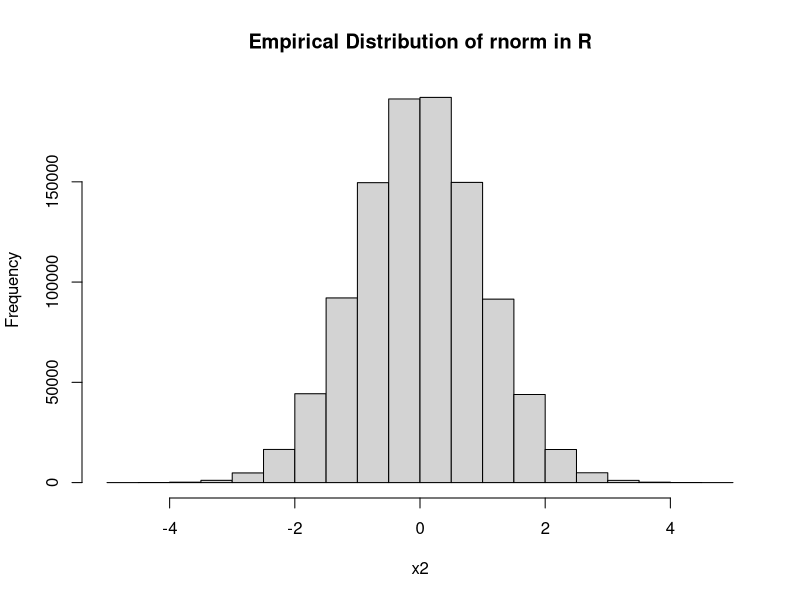
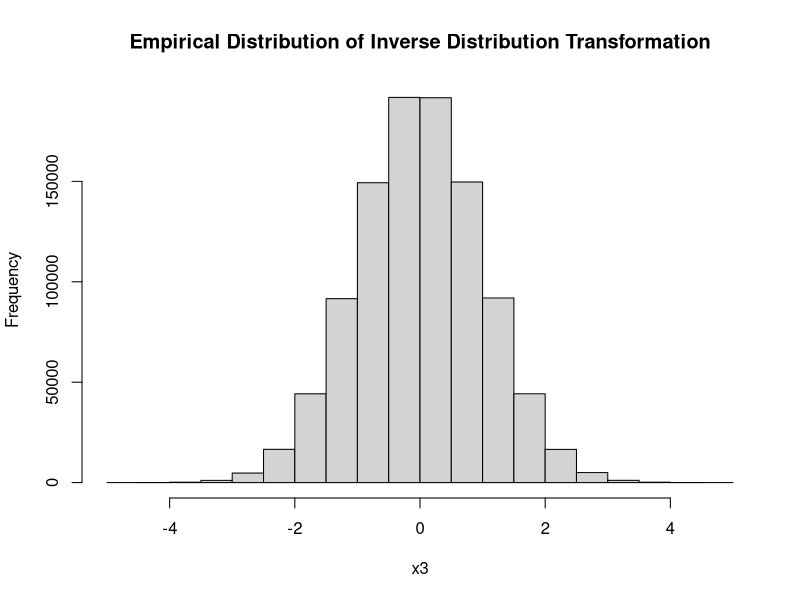
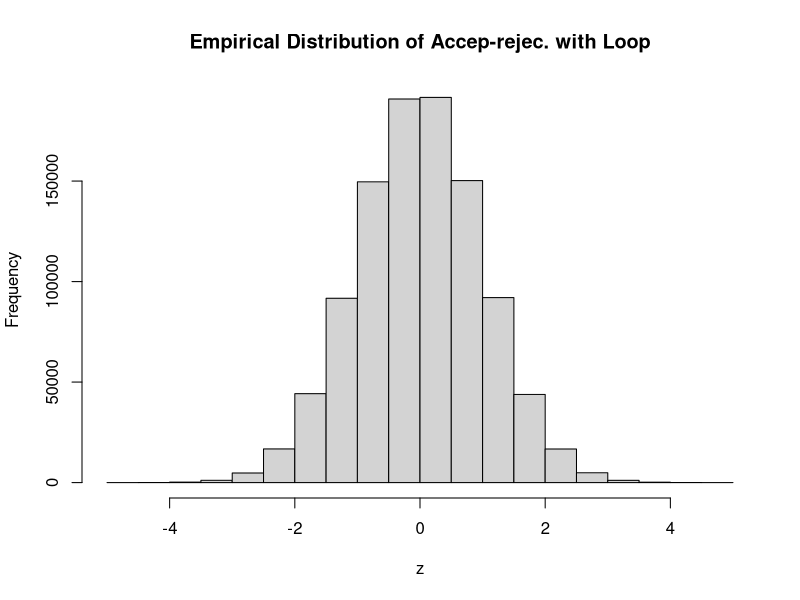
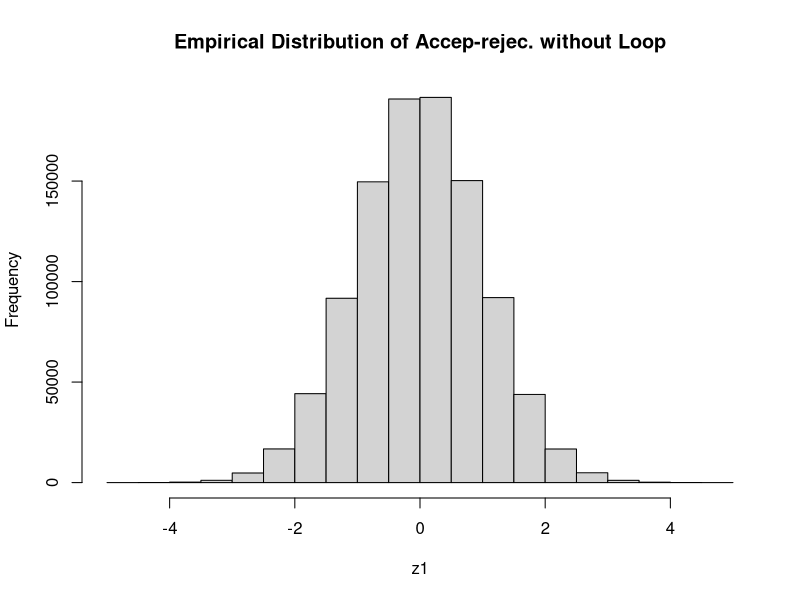

Write the R code that produced these figures, in order.
#compare 'runif', 'rnorm',inverse normal, accept-reject, Box-Muller normal random number generators
library(pracma)
n<-10^6

#runif
tic()
x1<-runif(n)
toc()

#rnorm
tic()
x2<-rnorm(n)
toc()
hist(x2,main="Empirical Distribution of rnorm in R")

#inverse normal
tic()
x3<-qnorm(x1)
toc()
dev.new()
hist(x3, main="Empirical Distribution of Inverse Distribution Transformation")

#accept-rejection method

N<-ceiling(n/0.76*1.1)
x<-runif(N)
w<-runif(N)
v<-runif(n)
y<--log(x)

#if you use for loop
tic()
z<-numeric(n)
k<-1
i=1
while (k<(n+1)){
 if (w[i]<=exp(-(y[i]-1)^2/2)) {
	z[k]<-y[i]
 	k<-k+1} 
 i<-i+1
}
z<-sign(v-0.5)*z
toc()
dev.new()
hist(z,main="Empirical Distribution of Accep-rejec. with Loop")

#without for loop
tic()
prez<-y[which(exp(-(y-1)^2/2)>=w)]
z1<-sign(v-0.5)*prez[1:n]
toc()
dev.new()
hist(z1,main="Empirical Distribution of Accep-rejec. without Loop")

